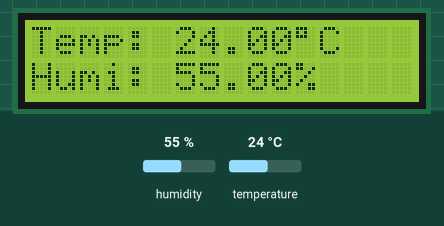
Simulated run of this sketch. Board: Arduino Uno, built with avr-gcc and run on an emulated ATmega328P. Shown: 16×2 character LCD. Inputs (shaded band) come from the test bench; at power-on: humidity 55 %, temperature 24 °C.

Above: at 1.2 s.
1.3 s: humidity set to 22 %
At 3.1 s:
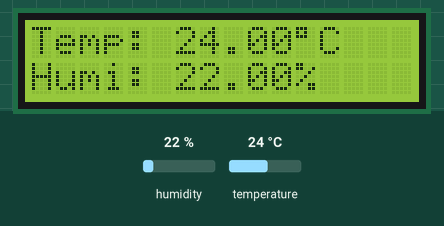
4.6 s: temperature set to 12 °C
At 5.5 s:
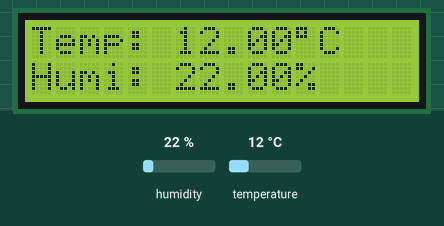
7.9 s: humidity set to 40 %
At 11.3 s:
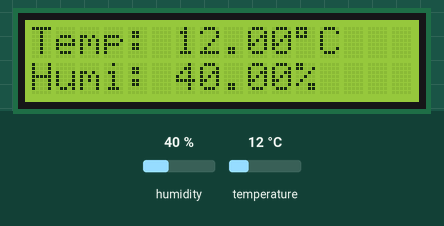
11.6 s: temperature set to 19 °C
At 13.8 s:
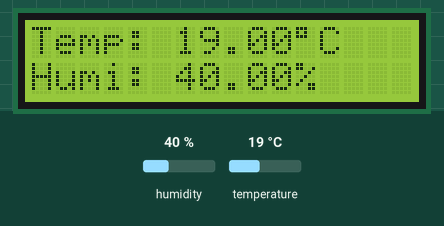
Timing chart, 0 to 15.3 s (numbered marks = the images above; inputs shaded):
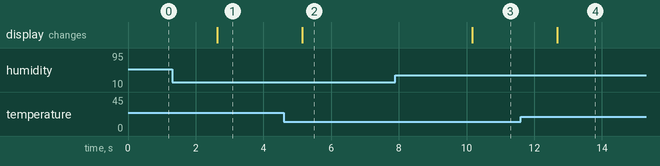

The sketch:

dht_11_with_16x2_lcd.ino
```cpp
// (licence header left out)
#include <Wire.h>
#include <LiquidCrystal_I2C.h>
#include <DHT.h>
#define DHTPIN 2
#define DHTTYPE DHT11
DHT dht(DHTPIN, DHTTYPE);

LiquidCrystal_I2C lcd(0x27, 16, 2);  // I2C LCD with common address

void setup() {
  dht.begin();
  lcd.init();
  lcd.backlight();
}

void loop() {
  float humidity = dht.readHumidity();
  float temperature = dht.readTemperature();

  lcd.setCursor(0, 0);
  lcd.print("Temp: ");
  lcd.print(temperature);
  lcd.print((char)223);  // Degree symbol
  lcd.print("C  ");

  lcd.setCursor(0, 1);
  lcd.print("Humi: ");
  lcd.print(humidity);
  lcd.print("%   ");

  delay(800); // Smooth LCD refresh
}
```

Measured:
- after the input at 1.3 s, the display: changes after 1.3 s (image 1)
- after the input at 4.6 s, the display: changes after 0.54 s (image 2)
- after the input at 7.9 s, the display: changes after 2.3 s (image 3)
- after the input at 11.6 s, the display: changes after 1.1 s (image 4)
